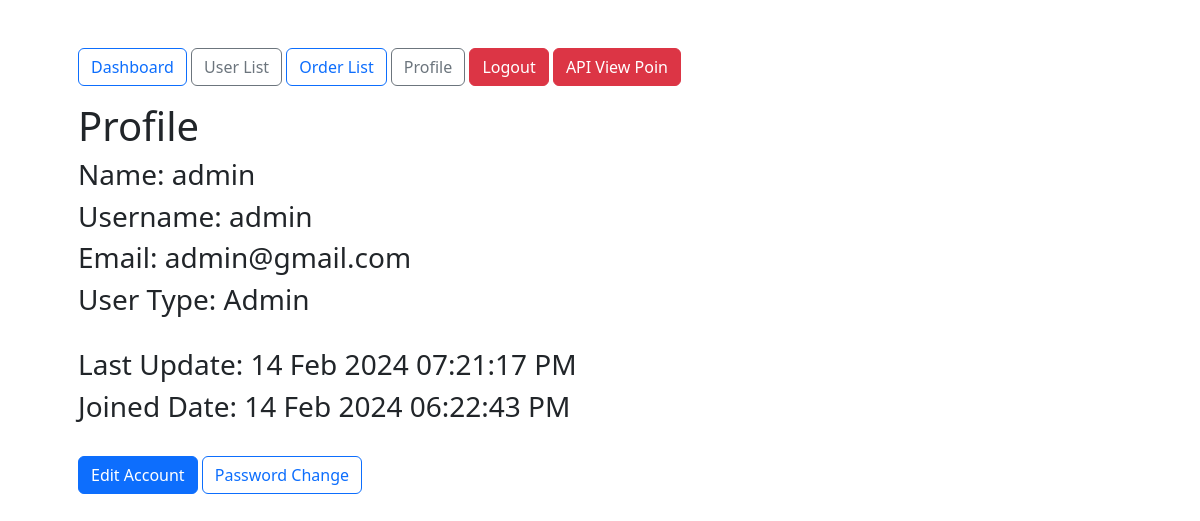
/profile/admin/ (signed in), run on an earlier commit of the app's database.
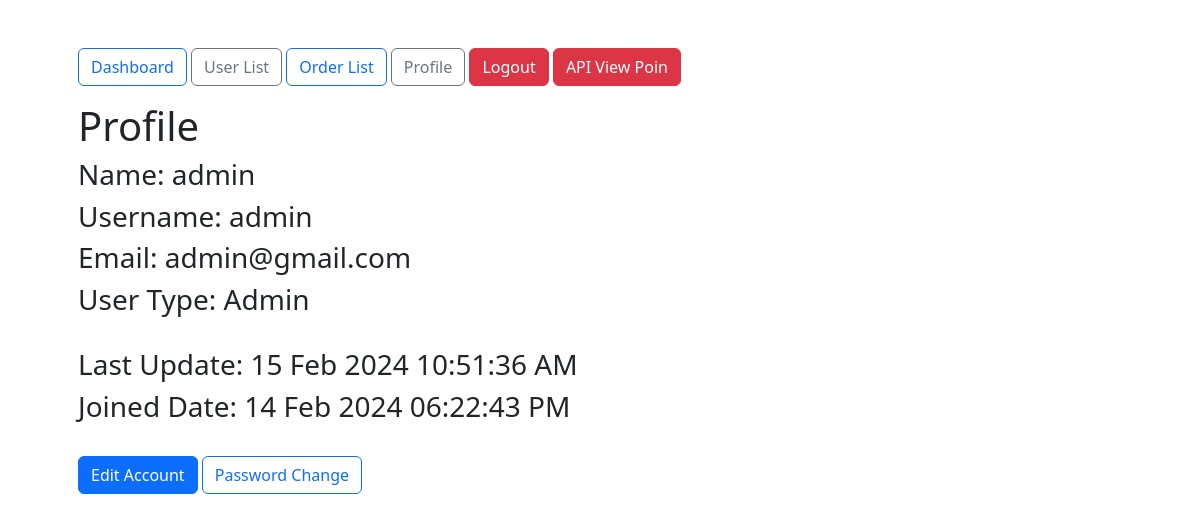
And on a later commit of the database.
### admin_account/models.py (models this page shows, shortened)
class Custom_User(AbstractBaseUser, PermissionsMixin):
    USER_TYPE = (
        ('Admin', 'Admin'),
        ('Sub-Admin', 'Sub-Admin'),
        ('Staff', 'Staff'),
        ('Invantory', 'Invantory'),
        ('RTS', 'RTS'),
    )
    name = models.CharField(max_length=100, blank=True, null=True)
    username = models.CharField(max_length=30, unique=True, validators=[UnicodeUsernameValidator])
    email = models.EmailField(max_length=40, unique=True)
    user_type = models.CharField(choices=USER_TYPE, blank=True, null=True, max_length=50)
    is_staff = models.BooleanField(default=False)
    is_superuser = models.BooleanField(default=False)
    is_active = models.BooleanField(default=True)
    date_joined = models.DateTimeField(auto_now_add=True)
    update_date = models.DateTimeField(auto_now=True)
    objects = UserManager()
    USERNAME_FIELD = 'email'
    REQUIRED_FIELDS = ['username', 'name']
    class Meta:
        ordering = ['-date_joined']

### admin_account/views.py (the view)
# urls.py: path('profile/<username>/', user_profile, name='user_profile'),
@login_required
def user_profile(request, username):
    admin_user = get_object_or_404(Custom_User, username=username)
    return render(request, 'admin_account/user_profile.html', {'admin_user': admin_user})

### templates/admin_account/user_profile.html (shortened to what this page needs)
{% extends '../dashboard.html' %}
{% block dashboard_body %}
<div>
    <h1>Profile</h1>
    <h3>
        Name: {{admin_user.name}}
    </h3>
    <h3>
        Username: {{admin_user.username}}
    </h3>
    <h3>
        Email: {{admin_user.email}}
    </h3>
    <h3>
        User Type: {{admin_user.user_type}}
    </h3>
    <br>
    <h3>
        Last Update: {{admin_user.update_date|date:"d M Y h:i:s A"}}
    </h3>
    <h3>
        Joined Date: {{admin_user.date_joined|date:"d M Y h:i:s A"}}
    </h3>
    <br>
    <a href="{% url 'update_user' admin_user.id %}" class="btn btn-primary">Edit Account</a>
    <a href="{% url 'change_password' %}" class="btn btn-outline-primary">Password Change</a>
</div>
{% endblock dashboard_body %}

What changed in the data, as far as the page shows it:
changed Custom_User "admin": update_date "14 Feb 2024 07:21:17 PM" → "15 Feb 2024 10:51:36 AM"
